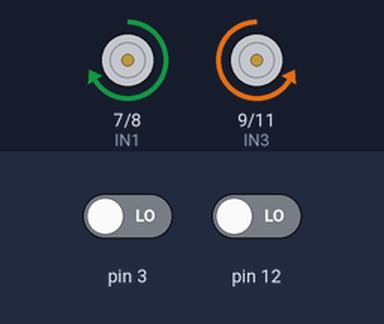
A sketch run on a simulated Arduino Uno, built with avr-gcc and run on an emulated ATmega328P. Shown: motor-driver pin pairs drawn as motors (green arrow = first pin HIGH = forward, orange = second pin HIGH = backward, longer = more drive, scaled by the enable pin). The inputs (shaded band) are chosen by the test bench; at power-on: pin 3 LOW, pin 12 LOW. Random numbers use the default seed unless the sketch sets one.

Above: at 1.2 s.
1.3 s: pin 3 driven HIGH
At 1.9 s:
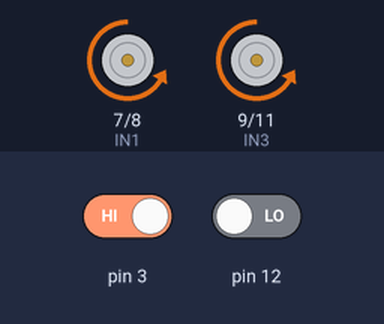
2.8 s: pin 12 driven HIGH
At 3.4 s:
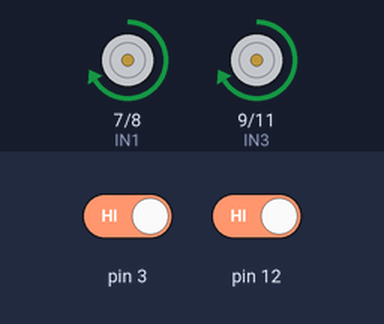
5.8 s: pin 12 driven LOW
At 6.6 s:
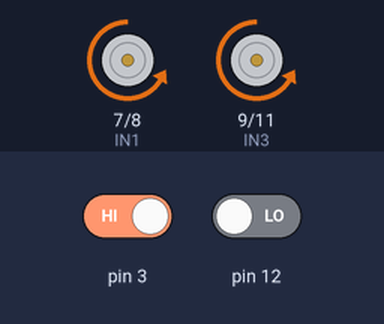
7.3 s: pin 3 driven LOW
At 7.7 s:
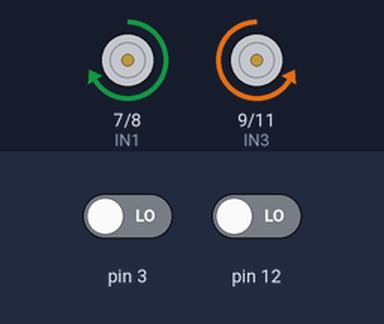
Timing chart, 0 to 9.8 s (numbered marks = the images above; inputs shaded):
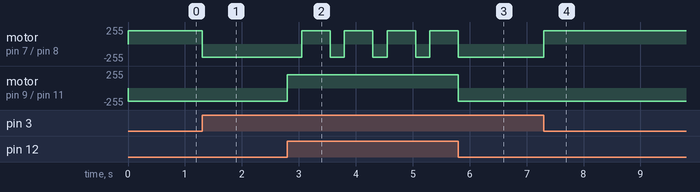

The sketch:

movement_impr.ino
```cpp
#define carSpeed 200  //175 testspeed
// line tracking pins
#define LT_R !digitalRead(10)
#define LT_M !digitalRead(4)
#define LT_L !digitalRead(2)
// IR Sensor pins
#define S_R digitalRead(3)
#define S_L digitalRead(12)
//define the L298n IO pin
#define ENA 5
#define ENB 6
#define IN1 7
#define IN2 8
#define IN3 9
#define IN4 11


void forward() {
  analogWrite(ENA, carSpeed);
  analogWrite(ENB, carSpeed);
  digitalWrite(IN1, HIGH);
  digitalWrite(IN2, LOW);
  digitalWrite(IN3, LOW);
  digitalWrite(IN4, HIGH);
}

void back() {
  analogWrite(ENA, carSpeed);
  analogWrite(ENB, carSpeed);
  digitalWrite(IN1, LOW);
  digitalWrite(IN2, HIGH);
  digitalWrite(IN3, HIGH);
  digitalWrite(IN4, LOW);
}

void left() {
  analogWrite(ENA, carSpeed);
  analogWrite(ENB, carSpeed);
  digitalWrite(IN1, LOW);
  digitalWrite(IN2, HIGH);
  digitalWrite(IN3, LOW);
  digitalWrite(IN4, HIGH);
}

void right() {
  analogWrite(ENA, carSpeed);
  analogWrite(ENB, carSpeed);
  digitalWrite(IN1, HIGH);
  digitalWrite(IN2, LOW);
  digitalWrite(IN3, HIGH);
  digitalWrite(IN4, LOW);
}

void right90() {
  right();
  delay(1100);
}

void stop() {
  digitalWrite(ENA, LOW);
  digitalWrite(ENB, LOW);
}


void setup() {
  Serial.begin(9600);
  pinMode(10, INPUT);
  pinMode(4, INPUT);
  pinMode(2, INPUT);
  pinMode(IN1, OUTPUT);
  pinMode(IN2, OUTPUT);
  pinMode(IN3, OUTPUT);
  pinMode(IN4, OUTPUT);
  pinMode(ENA, OUTPUT);
  pinMode(ENB, OUTPUT);
  digitalWrite(ENA, HIGH);
  digitalWrite(ENB, HIGH);
}

void back_delay(){
  back();
  delay(100);
  stop();
  delay(500);
}

void move() {


  if (S_R and S_L)  {
    // back_delay();
    back();
    delay(250);
    if (random(0,1)==0){
          right();
    }else{
      left();
    }
    delay(500);
  }

  else if (S_R) {
    // back_delay();
    // back();
    // delay(250);
    left();
    delay(500);

  }

  else if (S_L) {
    // back_delay();
    // back();
    // delay(250);
    right();
    delay(700);

  }else {
    forward();
  }

}


void loop() {
move();
}
```

Measured:
- after the input at 1.3 s, motor on pin 7 (IN1) / pin 8 (IN2): forward 200/255 → backward 200/255 at once
- after the input at 2.8 s, motor on pin 7 (IN1) / pin 8 (IN2): alternates forward 200/255 for 0.50 s and backward 200/255 for 0.25 s, starting after 0.25 s; motor on pin 9 (IN3) / pin 11 (IN4): backward 200/255 → forward 200/255 at once
- after the input at 5.8 s, motor on pin 9 (IN3) / pin 11 (IN4): forward 200/255 → backward 200/255 at once
- after the input at 7.3 s, motor on pin 7 (IN1) / pin 8 (IN2): backward 200/255 → forward 200/255 at once
